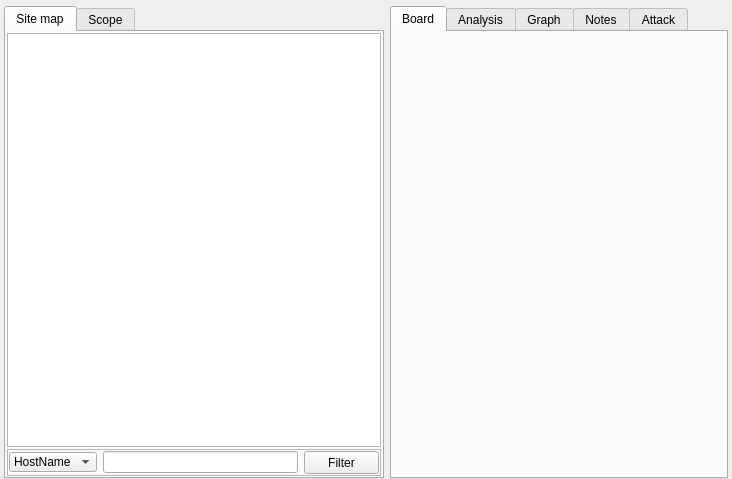
<?xml version="1.0" encoding="UTF-8"?>
<ui version="4.0">
 <class>Project</class>
 <widget class="QWidget" name="Project">
  <property name="geometry">
   <rect>
    <x>0</x>
    <y>0</y>
    <width>732</width>
    <height>479</height>
   </rect>
  </property>
  <property name="windowTitle">
   <string>Form</string>
  </property>
  <layout class="QHBoxLayout" name="horizontalLayout">
   <property name="leftMargin">
    <number>4</number>
   </property>
   <property name="topMargin">
    <number>6</number>
   </property>
   <property name="rightMargin">
    <number>4</number>
   </property>
   <property name="bottomMargin">
    <number>0</number>
   </property>
   <item>
    <widget class="QTabWidget" name="tabWidget_project">
     <property name="minimumSize">
      <size>
       <width>380</width>
       <height>0</height>
      </size>
     </property>
     <property name="maximumSize">
      <size>
       <width>380</width>
       <height>16777215</height>
      </size>
     </property>
     <property name="currentIndex">
      <number>0</number>
     </property>
     <widget class="QWidget" name="tab_siteMap">
      <attribute name="title">
       <string>Site map</string>
      </attribute>
      <layout class="QVBoxLayout" name="verticalLayout_4">
       <property name="spacing">
        <number>2</number>
       </property>
       <property name="leftMargin">
        <number>1</number>
       </property>
       <property name="topMargin">
        <number>1</number>
       </property>
       <property name="rightMargin">
        <number>1</number>
       </property>
       <property name="bottomMargin">
        <number>1</number>
       </property>
       <item>
        <widget class="QTreeView" name="treeView">
         <property name="autoScroll">
          <bool>false</bool>
         </property>
         <property name="editTriggers">
          <set>QAbstractItemView::NoEditTriggers</set>
         </property>
         <property name="verticalScrollMode">
          <enum>QAbstractItemView::ScrollPerPixel</enum>
         </property>
         <property name="indentation">
          <number>15</number>
         </property>
         <property name="rootIsDecorated">
          <bool>true</bool>
         </property>
         <property name="uniformRowHeights">
          <bool>true</bool>
         </property>
         <property name="sortingEnabled">
          <bool>false</bool>
         </property>
         <property name="headerHidden">
          <bool>true</bool>
         </property>
         <attribute name="headerVisible">
          <bool>false</bool>
         </attribute>
         <attribute name="headerCascadingSectionResizes">
          <bool>true</bool>
         </attribute>
         <attribute name="headerMinimumSectionSize">
          <number>0</number>
         </attribute>
         <attribute name="headerDefaultSectionSize">
          <number>200</number>
         </attribute>
         <attribute name="headerShowSortIndicator" stdset="0">
          <bool>false</bool>
         </attribute>
        </widget>
       </item>
       <item>
        <widget class="QFrame" name="frame_filter">
         <property name="sizePolicy">
          <sizepolicy hsizetype="Preferred" vsizetype="Minimum">
           <horstretch>0</horstretch>
           <verstretch>0</verstretch>
          </sizepolicy>
         </property>
         <property name="frameShape">
          <enum>QFrame::StyledPanel</enum>
         </property>
         <property name="frameShadow">
          <enum>QFrame::Raised</enum>
         </property>
         <layout class="QHBoxLayout" name="horizontalLayout_2">
          <property name="leftMargin">
           <number>1</number>
          </property>
          <property name="topMargin">
           <number>1</number>
          </property>
          <property name="rightMargin">
           <number>1</number>
          </property>
          <property name="bottomMargin">
           <number>1</number>
          </property>
          <item>
           <widget class="QComboBox" name="comboBox_filter">
            <property name="sizePolicy">
             <sizepolicy hsizetype="Maximum" vsizetype="Fixed">
              <horstretch>0</horstretch>
              <verstretch>0</verstretch>
             </sizepolicy>
            </property>
            <property name="minimumSize">
             <size>
              <width>0</width>
              <height>20</height>
             </size>
            </property>
            <property name="maximumSize">
             <size>
              <width>16777215</width>
              <height>20</height>
             </size>
            </property>
            <item>
             <property name="text">
              <string>HostName</string>
             </property>
            </item>
            <item>
             <property name="text">
              <string>Ip Address</string>
             </property>
            </item>
            <item>
             <property name="text">
              <string>Target</string>
             </property>
            </item>
           </widget>
          </item>
          <item>
           <widget class="QLineEdit" name="lineEdit_filter"/>
          </item>
          <item>
           <widget class="QPushButton" name="pushButton_filter">
            <property name="sizePolicy">
             <sizepolicy hsizetype="Fixed" vsizetype="Fixed">
              <horstretch>0</horstretch>
              <verstretch>0</verstretch>
             </sizepolicy>
            </property>
            <property name="minimumSize">
             <size>
              <width>75</width>
              <height>23</height>
             </size>
            </property>
            <property name="maximumSize">
             <size>
              <width>75</width>
              <height>23</height>
             </size>
            </property>
            <property name="text">
             <string>Filter</string>
            </property>
           </widget>
          </item>
         </layout>
        </widget>
       </item>
      </layout>
     </widget>
     <widget class="QWidget" name="tab_scope">
      <attribute name="title">
       <string>Scope</string>
      </attribute>
      <layout class="QVBoxLayout" name="verticalLayout_3">
       <property name="leftMargin">
        <number>6</number>
       </property>
       <property name="topMargin">
        <number>6</number>
       </property>
       <property name="rightMargin">
        <number>6</number>
       </property>
       <property name="bottomMargin">
        <number>6</number>
       </property>
       <item>
        <widget class="QLabel" name="label_3">
         <property name="font">
          <font>
           <weight>75</weight>
           <bold>true</bold>
          </font>
         </property>
         <property name="text">
          <string>Project result's Scope &amp; Settings...</string>
         </property>
        </widget>
       </item>
       <item>
        <widget class="Line" name="line_3">
         <property name="orientation">
          <enum>Qt::Horizontal</enum>
         </property>
        </widget>
       </item>
       <item>
        <widget class="QCheckBox" name="checkBox_enableFilter">
         <property name="text">
          <string>Enable  Filter</string>
         </property>
        </widget>
       </item>
       <item>
        <widget class="Line" name="line_2">
         <property name="orientation">
          <enum>Qt::Horizontal</enum>
         </property>
        </widget>
       </item>
       <item>
        <widget class="QCheckBox" name="checkBox_groupInLevels">
         <property name="text">
          <string>Group in Levels</string>
         </property>
        </widget>
       </item>
       <item>
        <widget class="Line" name="line_4">
         <property name="orientation">
          <enum>Qt::Horizontal</enum>
         </property>
        </widget>
       </item>
       <item>
        <widget class="QLabel" name="label_2">
         <property name="sizePolicy">
          <sizepolicy hsizetype="Preferred" vsizetype="Maximum">
           <horstretch>0</horstretch>
           <verstretch>0</verstretch>
          </sizepolicy>
         </property>
         <property name="font">
          <font>
           <weight>75</weight>
           <bold>true</bold>
          </font>
         </property>
         <property name="text">
          <string>Show Columns:</string>
         </property>
        </widget>
       </item>
       <item>
        <layout class="QVBoxLayout" name="verticalLayout">
         <property name="leftMargin">
          <number>9</number>
         </property>
         <item>
          <widget class="QCheckBox" name="checkBox_columnIpAddress">
           <property name="text">
            <string>Ip Address</string>
           </property>
          </widget>
         </item>
         <item>
          <widget class="QCheckBox" name="checkBox_columnScopeTarget">
           <property name="text">
            <string>Scope Target</string>
           </property>
          </widget>
         </item>
        </layout>
       </item>
       <item>
        <widget class="Line" name="line">
         <property name="orientation">
          <enum>Qt::Horizontal</enum>
         </property>
        </widget>
       </item>
       <item>
        <widget class="QLabel" name="label">
         <property name="sizePolicy">
          <sizepolicy hsizetype="Preferred" vsizetype="Maximum">
           <horstretch>0</horstretch>
           <verstretch>0</verstretch>
          </sizepolicy>
         </property>
         <property name="font">
          <font>
           <weight>75</weight>
           <bold>true</bold>
          </font>
         </property>
         <property name="text">
          <string>In Scope Targets</string>
         </property>
        </widget>
       </item>
       <item>
        <layout class="QHBoxLayout" name="horizontalLayout_5">
         <item>
          <widget class="QListWidget" name="listWidget_inScope"/>
         </item>
         <item>
          <layout class="QVBoxLayout" name="verticalLayout_2">
           <item>
            <widget class="QPushButton" name="pushButton_clearInScope">
             <property name="sizePolicy">
              <sizepolicy hsizetype="Fixed" vsizetype="Fixed">
               <horstretch>0</horstretch>
               <verstretch>0</verstretch>
              </sizepolicy>
             </property>
             <property name="minimumSize">
              <size>
               <width>75</width>
               <height>23</height>
              </size>
             </property>
             <property name="maximumSize">
              <size>
               <width>75</width>
               <height>23</height>
              </size>
             </property>
             <property name="text">
              <string>Clear</string>
             </property>
            </widget>
           </item>
           <item>
            <widget class="QPushButton" name="pushButton_removeInScope">
             <property name="sizePolicy">
              <sizepolicy hsizetype="Fixed" vsizetype="Fixed">
               <horstretch>0</horstretch>
               <verstretch>0</verstretch>
              </sizepolicy>
             </property>
             <property name="minimumSize">
              <size>
               <width>75</width>
               <height>23</height>
              </size>
             </property>
             <property name="maximumSize">
              <size>
               <width>75</width>
               <height>23</height>
              </size>
             </property>
             <property name="text">
              <string>Remove</string>
             </property>
            </widget>
           </item>
           <item>
            <widget class="QPushButton" name="pushButton_loadInScope">
             <property name="sizePolicy">
              <sizepolicy hsizetype="Fixed" vsizetype="Fixed">
               <horstretch>0</horstretch>
               <verstretch>0</verstretch>
              </sizepolicy>
             </property>
             <property name="minimumSize">
              <size>
               <width>75</width>
               <height>23</height>
              </size>
             </property>
             <property name="maximumSize">
              <size>
               <width>75</width>
               <height>23</height>
              </size>
             </property>
             <property name="text">
              <string>Load</string>
             </property>
            </widget>
           </item>
           <item>
            <spacer name="verticalSpacer">
             <property name="orientation">
              <enum>Qt::Vertical</enum>
             </property>
             <property name="sizeHint" stdset="0">
              <size>
               <width>20</width>
               <height>40</height>
              </size>
             </property>
            </spacer>
           </item>
          </layout>
         </item>
        </layout>
       </item>
       <item>
        <layout class="QHBoxLayout" name="horizontalLayout_3">
         <item>
          <widget class="QLineEdit" name="lineEdit_inScope"/>
         </item>
         <item>
          <widget class="QPushButton" name="pushButton_addInScope">
           <property name="sizePolicy">
            <sizepolicy hsizetype="Fixed" vsizetype="Fixed">
             <horstretch>0</horstretch>
             <verstretch>0</verstretch>
            </sizepolicy>
           </property>
           <property name="minimumSize">
            <size>
             <width>75</width>
             <height>23</height>
            </size>
           </property>
           <property name="maximumSize">
            <size>
             <width>75</width>
             <height>23</height>
            </size>
           </property>
           <property name="text">
            <string>Add</string>
           </property>
          </widget>
         </item>
        </layout>
       </item>
      </layout>
     </widget>
    </widget>
   </item>
   <item>
    <widget class="QTabWidget" name="tabWidget_analysis">
     <property name="sizePolicy">
      <sizepolicy hsizetype="Preferred" vsizetype="Preferred">
       <horstretch>0</horstretch>
       <verstretch>0</verstretch>
      </sizepolicy>
     </property>
     <property name="minimumSize">
      <size>
       <width>0</width>
       <height>0</height>
      </size>
     </property>
     <property name="currentIndex">
      <number>0</number>
     </property>
     <widget class="QWidget" name="tab_dashboard">
      <attribute name="title">
       <string>Board</string>
      </attribute>
     </widget>
     <widget class="QWidget" name="tab_analysis">
      <attribute name="title">
       <string>Analysis</string>
      </attribute>
     </widget>
     <widget class="QWidget" name="tab_graph">
      <attribute name="title">
       <string>Graph</string>
      </attribute>
     </widget>
     <widget class="QWidget" name="tab_notes">
      <attribute name="title">
       <string>Notes</string>
      </attribute>
     </widget>
     <widget class="QWidget" name="tab_attack">
      <attribute name="title">
       <string>Attack</string>
      </attribute>
     </widget>
    </widget>
   </item>
  </layout>
 </widget>
 <resources/>
 <connections/>
</ui>
